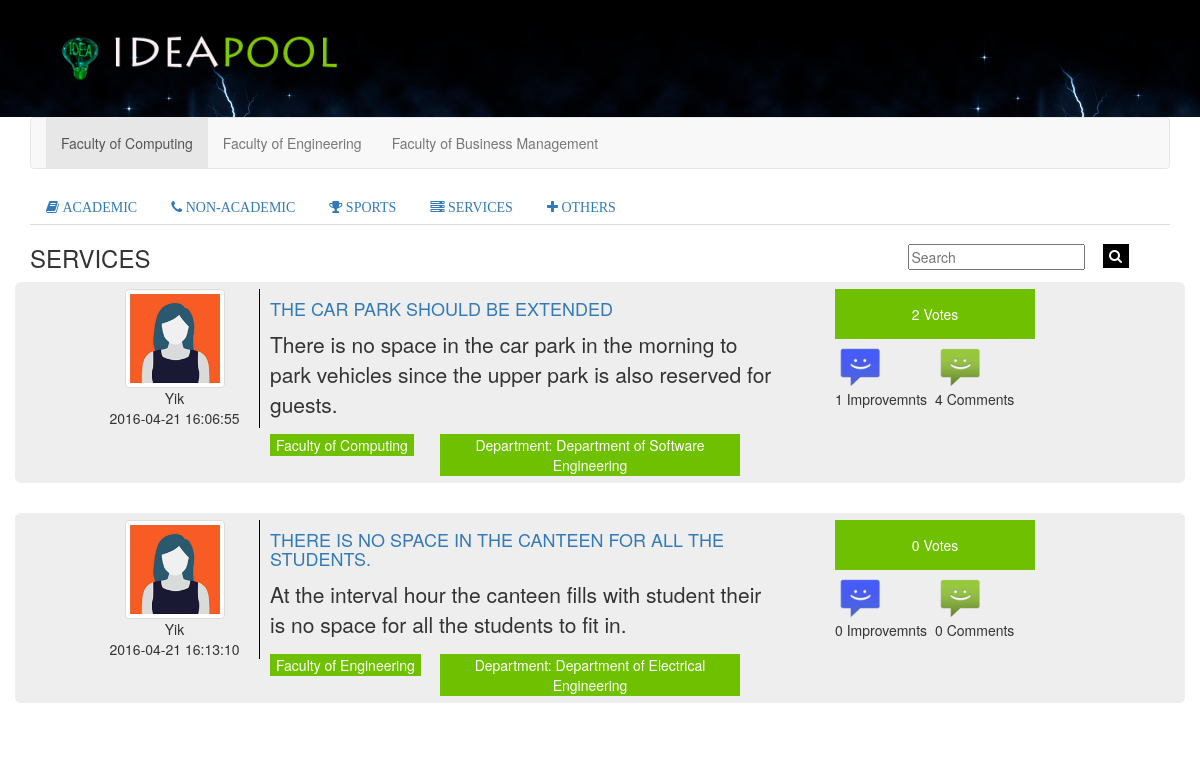
The page /view.php on the database its author committed.
### tables this page shows
CREATE TABLE IF NOT EXISTS `register` (
  `id` int(11) NOT NULL AUTO_INCREMENT,
  `fname` varchar(45) NOT NULL,
  `lname` varchar(45) NOT NULL,
  `address` varchar(45) NOT NULL,
  `contact` int(11) NOT NULL,
  `gender` varchar(45) NOT NULL,
  `emil` varchar(45) NOT NULL,
  `category` varchar(45) NOT NULL,
  `universityID` varchar(45) NOT NULL,
  `Image` varchar(45) NOT NULL,
  `status` varchar(45) NOT NULL DEFAULT 'pending',
  `username` varchar(45) NOT NULL,
  `password` varchar(45) NOT NULL,
  `reward` int(10) NOT NULL DEFAULT '0',
  `reward2` int(10) NOT NULL DEFAULT '0',
  `reward3` int(10) NOT NULL DEFAULT '0',
  PRIMARY KEY (`id`)
);

CREATE TABLE IF NOT EXISTS `post` (
  `postId` varchar(10) NOT NULL,
  `userId` int(11) NOT NULL,
  `dateTime` datetime NOT NULL DEFAULT CURRENT_TIMESTAMP,
  `faculty` varchar(250) NOT NULL,
  `department` varchar(250) NOT NULL,
  `category` varchar(100) NOT NULL,
  `title` varchar(300) NOT NULL,
  `content` varchar(1000) NOT NULL,
  `views` int(100) NOT NULL DEFAULT '0',
  `date` date NOT NULL DEFAULT '2016-04-14',
  `files` varchar(100) NOT NULL,
  PRIMARY KEY (`postId`)
);

### view.php (the view, shortened to what this page needs)
<!DOCTYPE html PUBLIC "-//W3C//DTD XHTML 1.0 Transitional//EN" "http://www.w3.org/TR/xhtml1/DTD/xhtml1-transitional.dtd">
<html xmlns="http://www.w3.org/1999/xhtml">
<head>
   <link rel="stylesheet" href="css/bootstrap.min.css"></link>
 <link rel="stylesheet" href="css/ideacss.css" />
 <link rel="stylesheet" href="https://maxcdn.bootstrapcdn.com/font-awesome/4.5.0/css/font-awesome.min.css"/>
</head>
<body>
  <div class="container-fluid header">
       <div class="row headerrow">
          <div class="col-md-4">
            <img src="images/logo.png" class="img img-responsive"/>
          </div>
        </div>
  </div>
  <div class="container">
      <nav class="navbar navbar-default">
      <div class="container-fluid">
       <ul class="nav navbar-nav">
      <li class="active"><a href="#">Faculty of Computing</a></li>
      <li><a href="view_2.php">Faculty of Engineering</a></li>
      <li><a href="view_3.php">Faculty of Business Management</a></li>
    </ul>
  </div>
</nav>
  <ul class="nav nav-tabs">
    <li ><a data-toggle="tab" href="#menu1"><i class="fa fa-book"> ACADEMIC</i> </a></li>
    <li><a data-toggle="tab" href="#menu2"><i class="fa fa-phone"> NON-ACADEMIC </i></a></li>
    <li><a data-toggle="tab" href="#menu3"><i class="fa fa-trophy"> SPORTS</i> </a></li>
    <li><a data-toggle="tab" href="#menu4"><i class="fa fa-server"> SERVICES </i></a></li>
     <li><a data-toggle="tab" href="#menu5"><i class="fa fa-plus"> OTHERS </i></a></li>
  </ul>
  <div class="tab-content">
     <?php
	 	if(isset($_POST["searchkey"])){
			$s= $_POST["searchkey"];
			$where = "WHERE  category='Sports and Societies' and faculty='Faculty of Computing' and title like '%$s%' OR content like '%$s%'";
		}else{
			$where ="WHERE  category='Sports and Societies' and faculty='Faculty of Computing' ";
		}
   ?>
      <div id="menu4" class="tab-pane fade in active">
       <div class="row">
         <div class="col-md-2">
       <h3>SERVICES </h3>
       </div>
       <div class="col-md-2">
       </div>
       <div class="col-md-3">
       </div>
       <div class="col-md-2">
       </div>
       <div class="col-md-3">
        <div class="row searchgroup">
         <form method="post">
          <div class="col-md-8 search_col">
          <input type="text" class="search_text" placeholder="Search" name="searchkey"/>
           </div>
           <div class="col-md-4">
            <button class="search_btn" >
                <i class="fa fa-search"></i>
            </button>
            </div>
         </form>
         </div>
       </div>
      </div>
       <div class="row">
     <?php
	 	if(isset($_POST["searchkey"])){
			$s= $_POST["searchkey"];
			$where = "WHERE  category='External' and title like '%$s%' OR content like '%$s%'";
		}else{
			$where ="WHERE  category='External'";
		}
	  $sql="select * from post ".$where;
	  include("database_connect.php");
	  $result=mysqli_query($con,$sql);
	  while($row = mysqli_fetch_array($result))
	  {
   ?>
     <div class="jumbotron viewblock">
       <div class="container">
           <div class="col-md-2 leftcolomn">
            <?php
            $userid=$row['userId'];
            $sql5="SELECT * from register where id=$userid";
	        $result5=mysqli_query($con,$sql5);
	        while($row5 = mysqli_fetch_array($result5))
	         {
	         $photo=$row5["Image"];
             ?>
                 <div class="row">
                <img src=<?= $photo ?> width="100" height="100" class="img img-thumbnail"/>
                 </div>
                 <div class="row">
                 <?= $row5["lname"]?>
                   <?php
	               }
	             ?>
                 </div>
                 <div class="row">
                 <?= $row["dateTime"]?>
                 </div>
           </div>
           <div class="col-md-6 middlecolomn">
               <div class="row title">
               <h4><a href="viewidea.php?id=<?=$row["postId"]?>"><?= $row["title"]?></a></h4>
               </div>
               <div class="row content">
               <p> <?php echo $row["content"]; ?></p>
               </div>
                <div class="row">
                  <div class="col-md-4 departments">
                   <button class="submitidea2"><?php echo $row["faculty"]; ?></button>
                  </div>
                  <div class="col-md-6 departments">
                   <button class="submitidea3">Department: <?php echo $row["department"]; ?></button>
                  </div>
               </div>
            </div>
            <div class="col-md-2 rightcolomn">
            <?php
            $id=$row["postId"];
            $sql2="select COUNT(*) AS votes from votes where submissionId='$id'";
	          include("database_connect.php");
	  	      $result2=mysqli_query($con,$sql2);
	          while($row2= mysqli_fetch_array($result2))
	          {
              ?>
                  <div class="row">
                 <button class="submitidea"><?php echo $row2["votes"] ?> Votes</button>
                </div>
                 <?php
	               }
	             ?>
                    <div class="row">
                          <?php $sql3="select COUNT(*) AS imp from comment where submissionId='$id' and commentType='Improvement'";
	                       include("database_connect.php");
	  	                   $result3=mysqli_query($con,$sql3);
	                       while($row3= mysqli_fetch_array($result3))
	                       {
                           ?>
                  <div class="col-md-6 iconcolomn">
                    <div class="image">
                    <img src="images/Android-Messages - Copy.png" width="50" height="50" class="img-responsive"/><?php echo $row3["imp"] ?> Improvemnts
                          </div>
						  <?php
	                       }
	                      ?>
                  </div>
                   <div class="col-md-6 iconcolomn">
                     <?php $sql4="select COUNT(*) AS cmt from comment where submissionId='$id'";
	                       include("database_connect.php");
	  	                   $result4=mysqli_query($con,$sql4);
	                       while($row4= mysqli_fetch_array($result4))
	                       {
                           ?>
                              <div class="image">
                    <img src="images/Android-Messages.png" width="50" height="50" class="img-responsive" /><?php echo $row4["cmt"] ?> Comments
                        </div>
                         <?php
	                       }
	                      ?>
                   </div>
               </div>
            </div>
         </div>
      </div>
     <?php
	  }
	 ?>
     </div>
    </div>
  </div>
  </div>
</body>
</html>

### css/ideacss.css (style rules this page uses)
.header { background-image:url(../images/banner2.jpg); text-align:center; }
.submitidea { background-color:#6fc100; height:50px; width:200px; border:none; color:#FFF; }
.headerrow { padding:2em; }
.title { color:#6fc100; text-transform:uppercase; }
.viewblock { padding:.5em; padding-left:2em; }
.leftcolomn { text-align:center; margin-right:10px; border-right:1px solid black; }
.rightcolomn { padding:0; margin-left:5em; }
.iconcolomn { padding:0; }
.search_btn { background-color:black; color:white; border:none; height:24px; width:26px; margin-top:2px; }
.searchgroup { padding-top:1.2em; }
.search_col { padding-top:2px; }
.departments { padding:0px; }
.submitidea2 { background-color:#6fc100; border:none; color:#FFF; }
.submitidea3 { background-color:#6fc100; width:300px; border:none; color:#FFF; }

### rows shown on the page
post: dateTime "2016-04-21 16:06:55", title "THE CAR PARK SHOULD BE EXTENDED", content "There is no space in the car park in the morning to park vehicles since the upper park is also reserved for guests.", faculty "Faculty of Computing", department "Department of Software Engineering", votes "2", imp "1", cmt "4"
register: Image (picture), lname "Yik"
post: dateTime "2016-04-21 16:13:10", title "THERE IS NO SPACE IN THE CANTEEN FOR ALL THE STUDENTS.", content "At the interval hour the canteen fills with student their is no space for all the students to fit in.", faculty "Faculty of Engineering", department "Department of Electrical Engineering", votes "0", imp "0", cmt "0"
